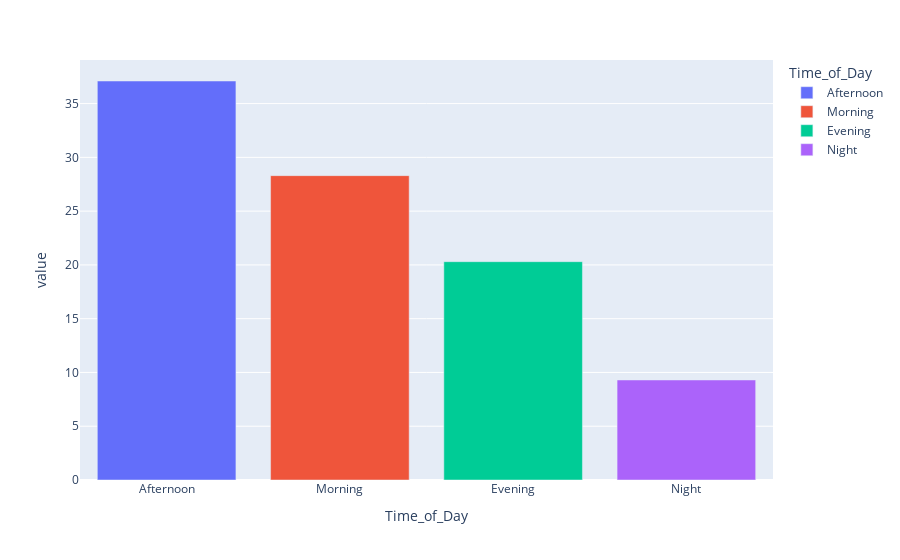

Source (notebook cell):
### Code cell
contagem_time_of_day = df_taxi_pricing.value_counts('Time_of_Day')

px.bar(contagem_time_of_day/len(df_taxi_pricing) * 100, color=contagem_time_of_day.index)

### Figure 1 — Plotly figure (JSON) as saved in the notebook; plotly's stock layout.template omitted (floating-point values rounded to 4 significant figures)
{"data": [{"hovertemplate": "Time_of_Day=%{x}<br>value=%{y}<extra></extra>", "legendgroup": "Afternoon", "marker": {"color": "#636efa", "pattern": {"shape": ""}}, "name": "Afternoon", "orientation": "v", "showlegend": true, "textposition": "auto", "type": "bar", "x": ["Afternoon"], "xaxis": "x", "y": [37.1], "yaxis": "y"}, {"hovertemplate": "Time_of_Day=%{x}<br>value=%{y}<extra></extra>", "legendgroup": "Morning", "marker": {"color": "#EF553B", "pattern": {"shape": ""}}, "name": "Morning", "orientation": "v", "showlegend": true, "textposition": "auto", "type": "bar", "x": ["Morning"], "xaxis": "x", "y": [28.3], "yaxis": "y"}, {"hovertemplate": "Time_of_Day=%{x}<br>value=%{y}<extra></extra>", "legendgroup": "Evening", "marker": {"color": "#00cc96", "pattern": {"shape": ""}}, "name": "Evening", "orientation": "v", "showlegend": true, "textposition": "auto", "type": "bar", "x": ["Evening"], "xaxis": "x", "y": [20.3], "yaxis": "y"}, {"hovertemplate": "Time_of_Day=%{x}<br>value=%{y}<extra></extra>", "legendgroup": "Night", "marker": {"color": "#ab63fa", "pattern": {"shape": ""}}, "name": "Night", "orientation": "v", "showlegend": true, "textposition": "auto", "type": "bar", "x": ["Night"], "xaxis": "x", "y": [9.3], "yaxis": "y"}], "layout": {"barmode": "relative", "legend": {"title": {"text": "Time_of_Day"}, "tracegroupgap": 0}, "margin": {"t": 60}, "xaxis": {"anchor": "y", "categoryarray": ["Afternoon", "Morning", "Evening", "Night"], "categoryorder": "array", "domain": [0, 1], "title": {"text": "Time_of_Day"}}, "yaxis": {"anchor": "x", "domain": [0, 1], "title": {"text": "value"}}}}
